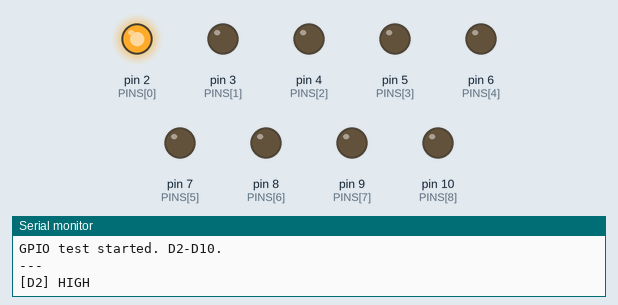
Simulated run of this sketch. Board: Arduino Uno, built with avr-gcc and run on an emulated ATmega328P. Parts: output pins drawn as LEDs (lit = HIGH), the last lines printed to the serial monitor.

Above: at 0.5 s.
At 2.5 s:
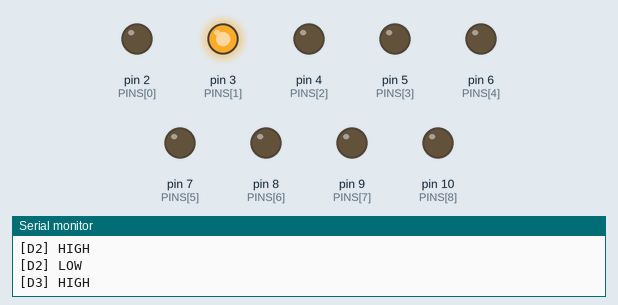
At 4.5 s:
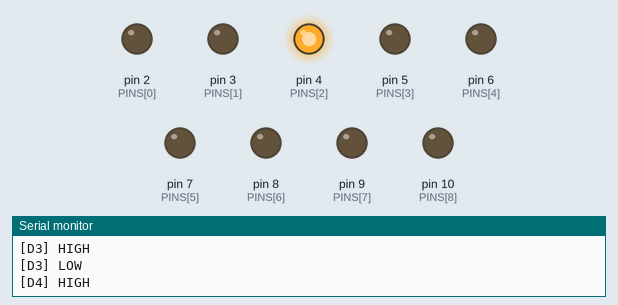
At 10.5 s:
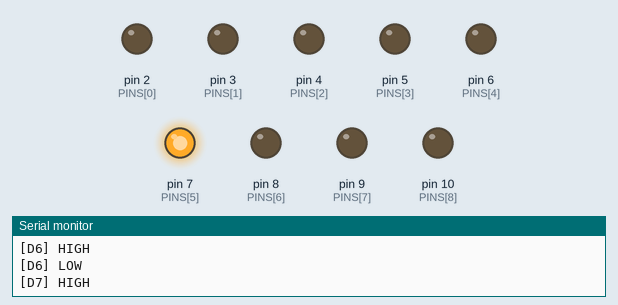
At 16.5 s:
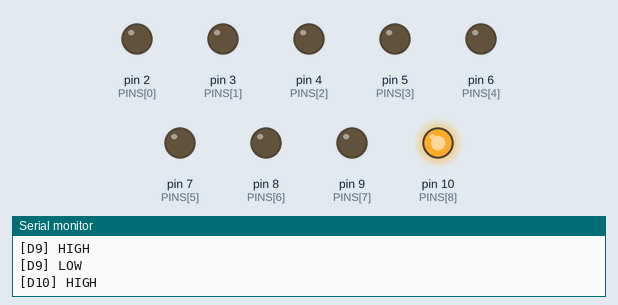
At 21.5 s:
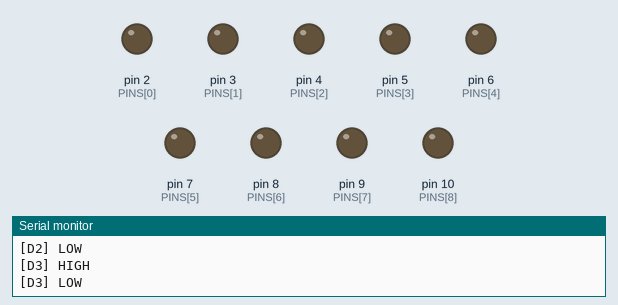
Timing chart, 0 to 23.4 s (numbered marks = the images above):
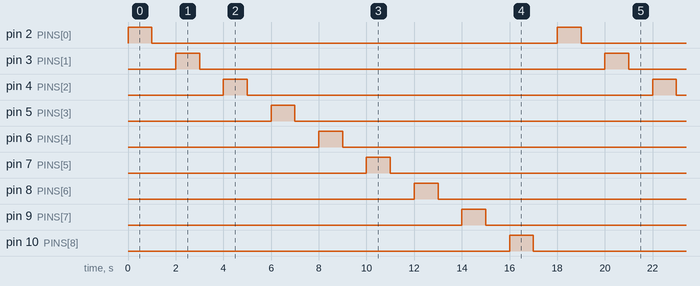

Measured:
- by itself, pin 2 (PINS[0]), pin 3 (PINS[1]), pin 4 (PINS[2]), pin 5 (PINS[3]), pin 6 (PINS[4]), pin 7 (PINS[5]), pin 8 (PINS[6]), pin 9 (PINS[7]), pin 10 (PINS[8]): alternates HIGH for 1.0 s and LOW for 17.0 s
- by itself, everything shown: repeats every 18.0 s, in 18 steps

The sketch:

Test_GPIO.ino
```cpp
// GPIO 逐引脚测试
// 开发板: Arduino UNO R4 Minima
//
// 行为:
//   D2 ~ D10 逐个测试
//   每个引脚: 先 HIGH 1s，再 LOW 1s，然后切换到下一个引脚
//   串口监视器 115200 查看当前状态

const uint8_t PINS[] = {2, 3, 4, 5, 6, 7, 8, 9, 10};
const uint8_t PIN_COUNT = sizeof(PINS) / sizeof(PINS[0]);

uint8_t currentPin = 0;
bool pinHigh = true;
unsigned long lastMs = 0;

void setup() {
    Serial.begin(115200);

    for (uint8_t i = 0; i < PIN_COUNT; i++) {
        pinMode(PINS[i], OUTPUT);
        digitalWrite(PINS[i], LOW);
    }

    // 第一个引脚拉高
    digitalWrite(PINS[0], HIGH);
    lastMs = millis();

    Serial.println("GPIO test started. D2-D10.");
    Serial.println("---");
    Serial.println("[D2] HIGH");
}

void loop() {
    unsigned long now = millis();
    if (now - lastMs < 1000) return;
    lastMs = now;

    // 关闭当前引脚
    digitalWrite(PINS[currentPin], LOW);

    if (pinHigh) {
        // 当前引脚拉高过了，现在拉低
        pinHigh = false;
        Serial.print("[D");
        Serial.print(PINS[currentPin]);
        Serial.println("] LOW");
    } else {
        // 切换到下一个引脚
        pinHigh = true;
        currentPin = (currentPin + 1) % PIN_COUNT;
        digitalWrite(PINS[currentPin], HIGH);
        Serial.print("[D");
        Serial.print(PINS[currentPin]);
        Serial.println("] HIGH");
    }
}
```
